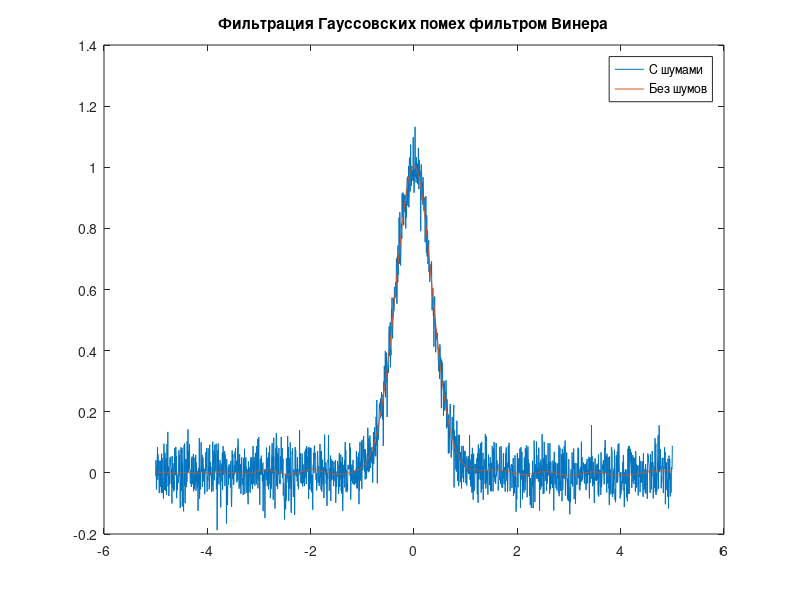
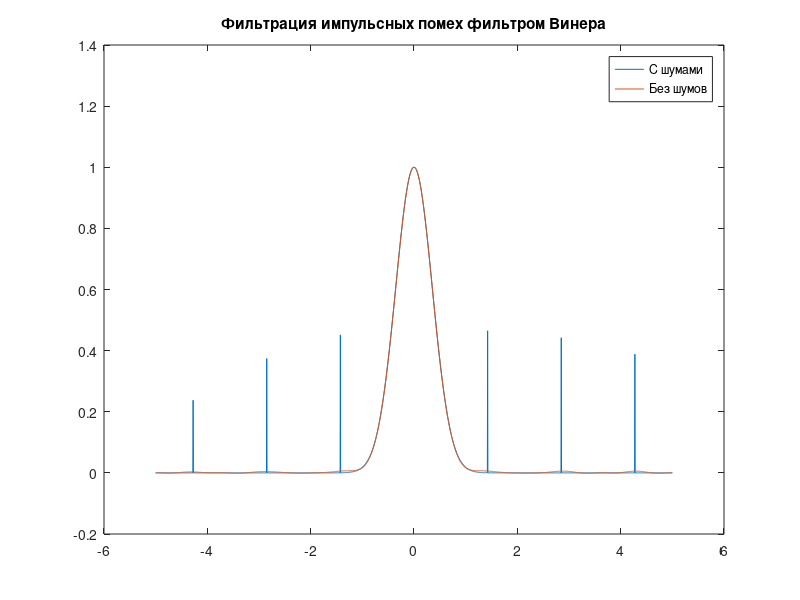
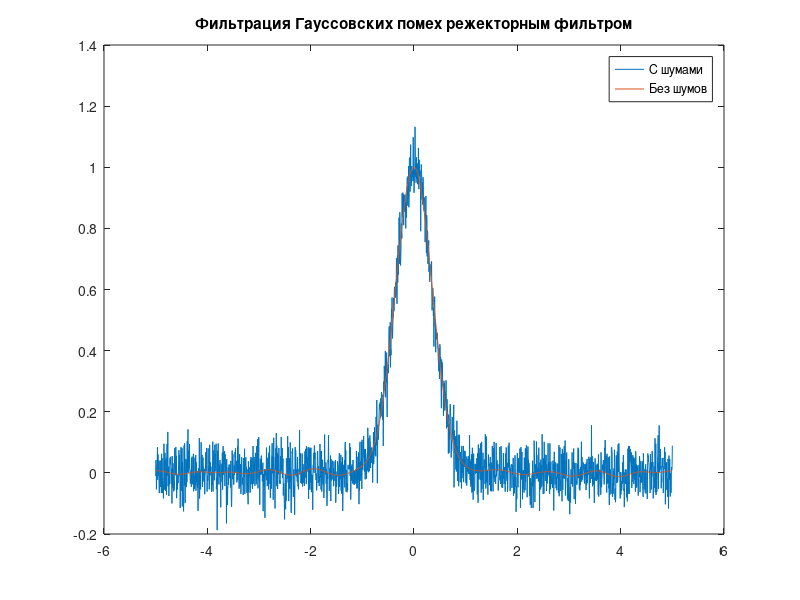
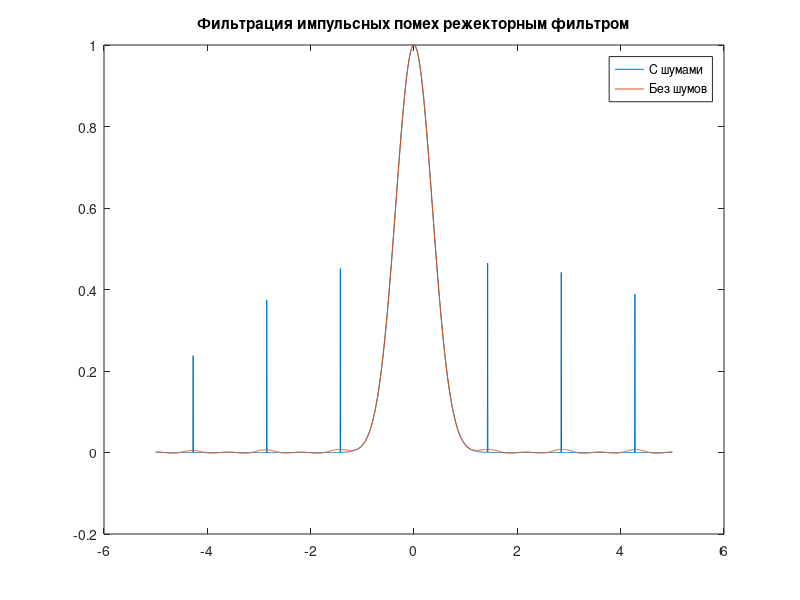

Recreate these plots in MATLAB, in order.
function lab_06
    A = 1.0;
    sigma = 0.5;

    mult = 5;
    step = 0.005;
    t = -mult:step:mult;

    x0 = gauspls(t, A, sigma);

    NA = 0;
    NS = 0.05;
    n1 = normrnd(NA, NS, [1 length(x0)]);
    x1 = x0 + n1;

    count = 7;
    M = 0.4;
    n2 = impnoise(length(x0), count, M);
    x2 = x0 + n2;

    y1 = wiener(fft(x1), fft(n1));
    y2 = wiener(fft(x2), fft(n2));

    y3 = reject(fft(x1), fft(n1));
    y4 = reject(fft(x2), fft(n2));

    figure(1)
    plot(t, x1, t, ifft(fft(x1).*y1));
    title('Фильтрация Гауссовских помех фильтром Винера');
    legend('С шумами','Без шумов');


    figure(2)
    plot(t, x2, t, ifft(fft(x2).*y2));
    title('Фильтрация импульсных помех фильтром Винера');
    legend('С шумами','Без шумов');

    figure(3)
    plot(t, x1, t, ifft(fft(x1).*y3));
    title('Фильтрация Гауссовских помех режекторным фильтром');
    legend('С шумами','Без шумов');

    figure(4)
    plot(t, x2, t, ifft(fft(x2).*y4));
    title('Фильтрация импульсных помех режекторным фильтром');
    legend('С шумами','Без шумов');
end

function y = gauspls(x,A,s)
	y = A * exp(-(x / s).^2);
end

function y = impnoise(size, N, mult)
    step = floor(size / N);
    y = zeros(1, size);
    for i = 1:floor(N / 2)
        y(round(size / 2) + i * step) = mult * (0.5 + rand);
        y(round(size / 2) - i * step) = mult * (0.5 + rand);
    end
end

function y = wiener(x,n)
    y = 1 - (n./x).^2;
end

function y = reject(x,n)
    y = zeros(1, length(x));
    for i = 1:length(x)
      if(abs(x(i))-abs(n(i))) > 1
        y(i) = 1;
      else
        y(i) = 0;
      end
    end
end

